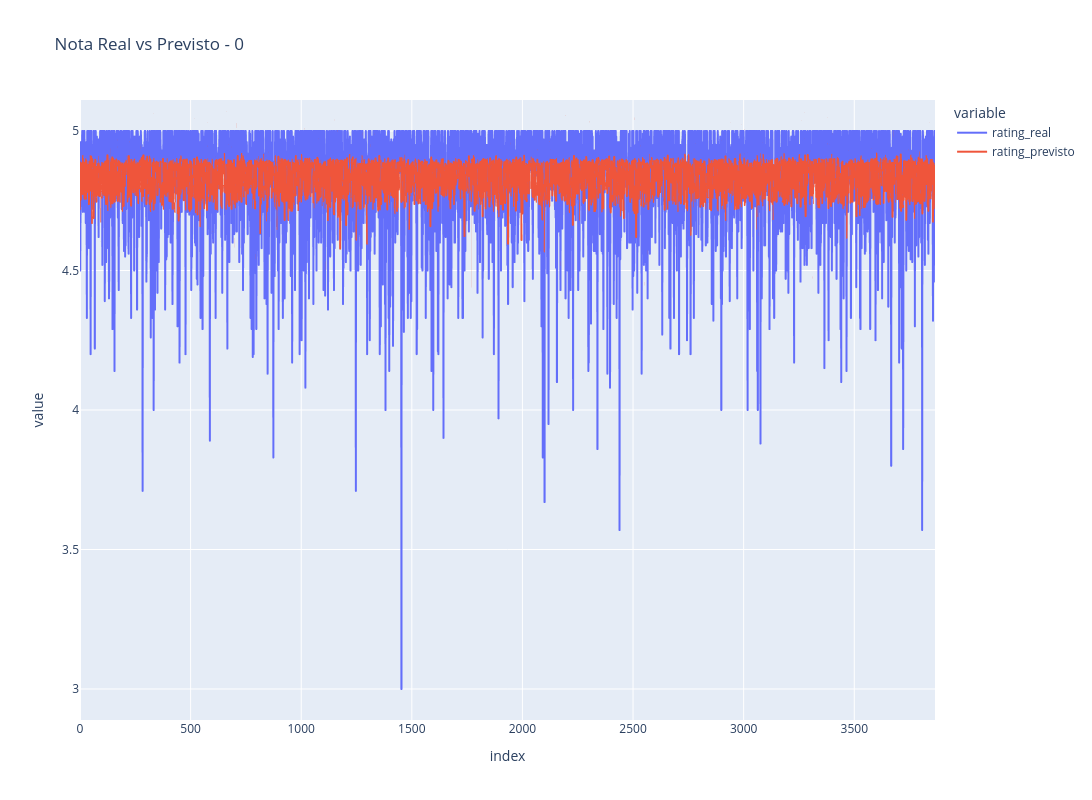

The notebook cell this image was saved under:
### Code cell
import pandas as pd
import plotly.express as px

nome_do_grupo = 0

y_real = predicoes_por_bairro['arvore_xgboost'][nome_do_grupo]['y_test']
y_previsto = predicoes_por_bairro['arvore_xgboost'][nome_do_grupo]['y_pred']

df_grupo_original = dfs_por_bairro[nome_do_grupo].dropna()
X_grupo = df_grupo_original.drop(columns=['review_scores_rating'])
y_grupo = df_grupo_original['review_scores_rating'].values

_, X_test_grupo, _, _ = train_test_split(
    X_grupo, y_grupo, test_size=0.2, random_state=RANDOM_SEED
)

df_grupo = pd.DataFrame({
    'id_imovel': X_test_grupo['id'], 
    'rating_real': y_real,            
    'rating_previsto': y_previsto     
})

df_grupo.reset_index(drop=True, inplace=True)
df_grupo['erro absoluto'] = (df_grupo['rating_previsto'] - df_grupo['rating_real'])
df_grupo['erro (%)'] = ((df_grupo['rating_real'] - df_grupo['rating_previsto']).abs() / df_grupo['rating_real'])*100

fig = px.line(df_grupo, y=['rating_real', 'rating_previsto'], 
              title=f"Nota Real vs Previsto - {nome_do_grupo}")
fig.update_layout(
    width=1500,
    height=800
)
fig.show()

print(f"Exemplos com erro >= 10% para {nome_do_grupo}:")
print(df_grupo[df_grupo['erro (%)'] >= 10].head())

### Figure 1 — Plotly figure (JSON) as saved in the notebook; plotly's stock layout.template omitted (floating-point values rounded to 4 significant figures; data arrays with more than 128 entries replaced by an {"elided": "..."} marker saying what was removed)
{"data": [{"hovertemplate": "variable=rating_real<br>index=%{x}<br>value=%{y}<extra></extra>", "legendgroup": "rating_real", "line": {"color": "#636efa", "dash": "solid"}, "marker": {"symbol": "circle"}, "mode": "lines", "name": "rating_real", "showlegend": true, "type": "scattergl", "x": {"elided": "3866 int values"}, "xaxis": "x", "y": {"elided": "3866 float values"}, "yaxis": "y"}, {"hovertemplate": "variable=rating_previsto<br>index=%{x}<br>value=%{y}<extra></extra>", "legendgroup": "rating_previsto", "line": {"color": "#EF553B", "dash": "solid"}, "marker": {"symbol": "circle"}, "mode": "lines", "name": "rating_previsto", "showlegend": true, "type": "scattergl", "x": {"elided": "3866 int values"}, "xaxis": "x", "y": {"elided": "3866 float values"}, "yaxis": "y"}], "layout": {"height": 800, "legend": {"title": {"text": "variable"}, "tracegroupgap": 0}, "title": {"text": "Nota Real vs Previsto - 0"}, "width": 1500, "xaxis": {"anchor": "y", "domain": [0, 1], "title": {"text": "index"}}, "yaxis": {"anchor": "x", "domain": [0, 1], "title": {"text": "value"}}}}
